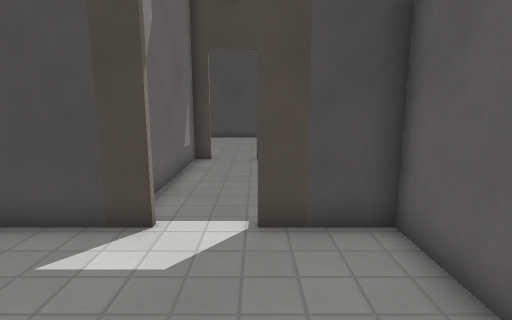
[1] (above)

15 first-person views from a walk through a level from a Godot 3-D game. The camera is 1.2 m above the floor, tilts 10° down and sees 80° across. The floor is counted in squares, 0.5 m on a side. Each view is taken from the middle of a square. On the plan, view 1 faces up. The plan holds only what a view shows up to about 19 squares ahead; the rest is blank. Surface patterns are stand-ins for the level's own textures.

[2]
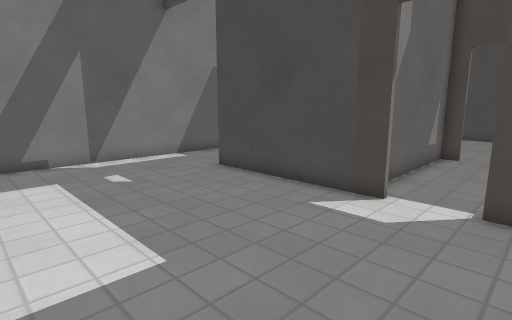

[3]
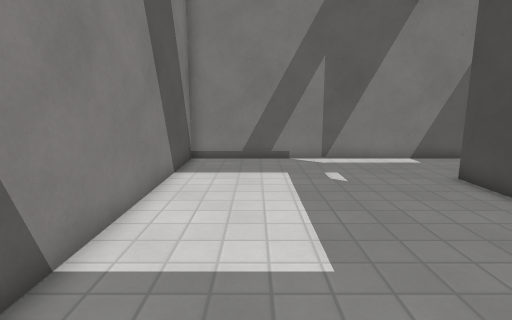

[4]
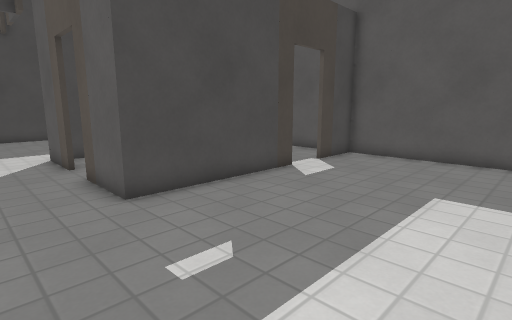

[5]
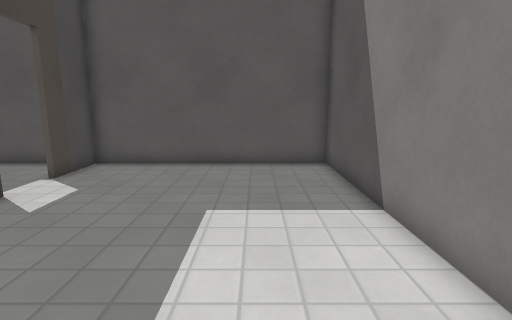

[6]
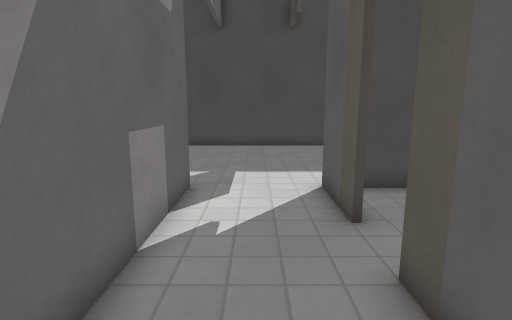

[7]
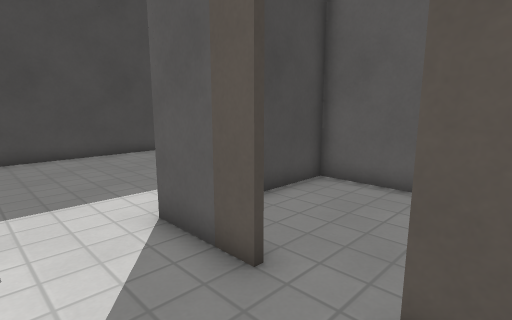

[8]
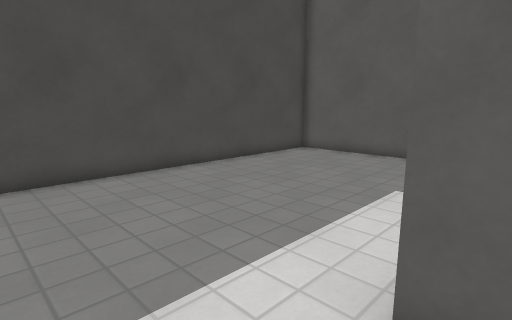

[9]
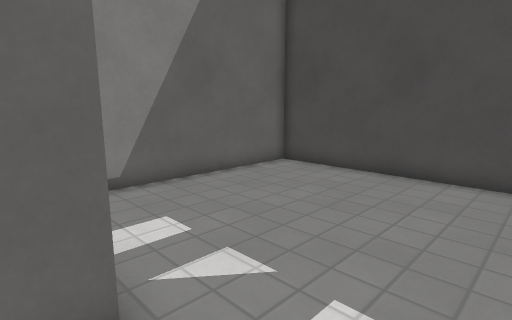

[10]
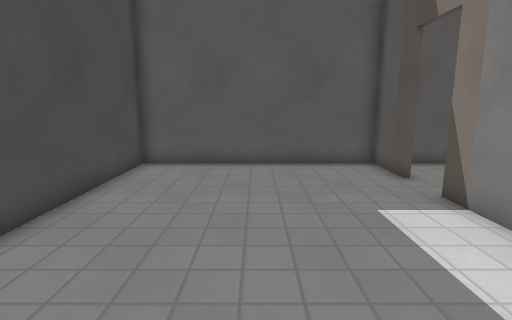

[11]
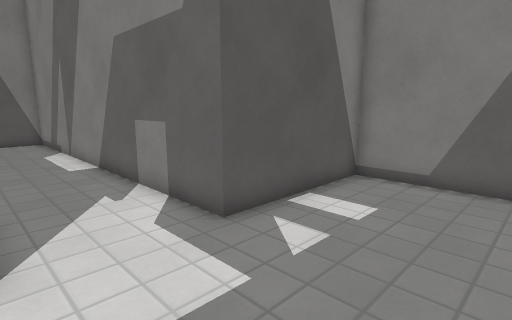

[12]
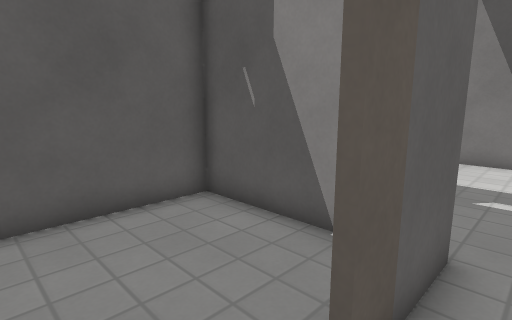

[13]
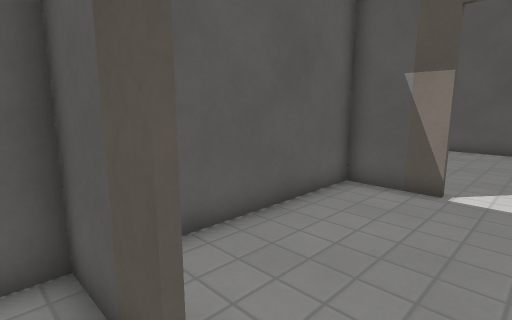

[14]
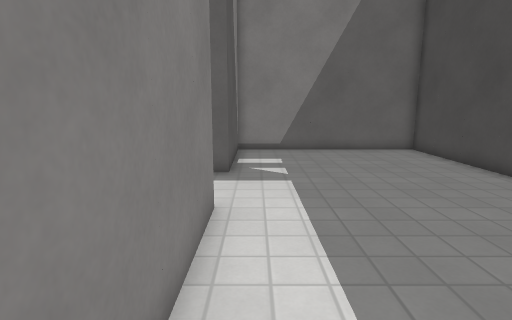

[15]
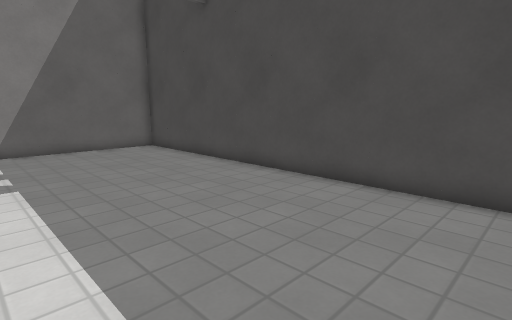

### Floor plan
Ten units are one square. View 1 is at (0, 0); x grows to the right and y downward. Boxes are objects, and circles mark ways between rooms. Rooms are numbered by the first view taken in them; rooms with no view inside come last. Other rooms are left out.
<svg viewBox="-195 -243 229 288">
<path fill="none" stroke="#000" d="M-20 -58 -90 -58 -90 -90M-90 -110 -90 -140M29 -58 0 -58M-130 -140 -130 40 28 40 28 -59M-90 -140 -20 -140M0 -140 28 -140 28 -238 -190 -238 -190 -140 -130 -140M-71 -60 -30 -60 -30 -140M-20 -138 -81 -138M0 -60 29 -60M-28 -139 -28 -79M28 -59 28 -124"/>
<circle cx="-110" cy="-150" r="3" fill="#2a7"/>
<circle cx="-90" cy="-100" r="3" fill="#2a7"/>
<circle cx="-10" cy="-60" r="3" fill="#2a7"/>
<circle cx="-10" cy="-140" r="3" fill="#2a7"/>
<text x="-60" y="-30">1</text>
<text x="-80" y="-190">2</text>
<text x="-60" y="-100">3</text>
<text x="0" y="-100">4</text>
</svg>
Room 1 opens to room 2. Room 1 opens to room 3. Room 1 opens to room 4. Room 2 opens to room 4.

Where each view was taken, in squares from view 1:
view 1: 0 up, 0 right, facing up
view 2: 2 down, 1 right, facing up-left
view 3: 1 down, 1 right, facing left
view 4: 2 down, 12 left, facing up-right
view 5: 1 down, 10 left, facing right
view 6: 5 up, 11 left, facing up
view 7: 8 up, 12 left, facing up-right
view 8: 13 up, 12 left, facing up-right
view 9: 13 up, 10 left, facing up-left
view 10: 19 up, 10 left, facing right
view 11: 19 up, 9 left, facing down-left
view 12: 11 up, 10 left, facing down-right
view 13: 15 up, 2 left, facing down-right
view 14: 15 up, 2 left, facing left
view 15: 15 up, 1 left, facing up-left
